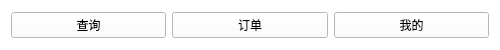
       <widget class="QWidget" name="widget_5" native="true">
        <property name="minimumSize">
         <size>
          <width>500</width>
          <height>50</height>
         </size>
        </property>
        <property name="maximumSize">
         <size>
          <width>500</width>
          <height>50</height>
         </size>
        </property>
        <property name="palette">
         <palette>
          <active>
           <colorrole role="WindowText">
            <brush brushstyle="SolidPattern">
             <color alpha="255">
              <red>0</red>
              <green>0</green>
              <blue>0</blue>
             </color>
            </brush>
           </colorrole>
           <colorrole role="Button">
            <brush brushstyle="SolidPattern">
             <color alpha="255">
              <red>255</red>
              <green>255</green>
              <blue>255</blue>
             </color>
            </brush>
           </colorrole>
           <colorrole role="Light">
            <brush brushstyle="SolidPattern">
             <color alpha="255">
              <red>255</red>
              <green>255</green>
              <blue>255</blue>
             </color>
            </brush>
           </colorrole>
           <colorrole role="Midlight">
            <brush brushstyle="SolidPattern">
             <color alpha="255">
              <red>255</red>
              <green>255</green>
              <blue>255</blue>
             </color>
            </brush>
           </colorrole>
           <colorrole role="Dark">
            <brush brushstyle="SolidPattern">
             <color alpha="255">
              <red>127</red>
              <green>127</green>
              <blue>127</blue>
             </color>
            </brush>
           </colorrole>
           <colorrole role="Mid">
            <brush brushstyle="SolidPattern">
             <color alpha="255">
              <red>170</red>
              <green>170</green>
              <blue>170</blue>
             </color>
            </brush>
           </colorrole>
           <colorrole role="Text">
            <brush brushstyle="SolidPattern">
             <color alpha="255">
              <red>0</red>
              <green>0</green>
              <blue>0</blue>
             </color>
            </brush>
           </colorrole>
           <colorrole role="BrightText">
            <brush brushstyle="SolidPattern">
             <color alpha="255">
              <red>255</red>
              <green>255</green>
              <blue>255</blue>
             </color>
            </brush>
           </colorrole>
           <colorrole role="ButtonText">
            <brush brushstyle="SolidPattern">
             <color alpha="255">
              <red>0</red>
              <green>0</green>
              <blue>0</blue>
             </color>
            </brush>
           </colorrole>
           <colorrole role="Base">
            <brush brushstyle="SolidPattern">
             <color alpha="255">
              <red>255</red>
              <green>255</green>
              <blue>255</blue>
             </color>
            </brush>
           </colorrole>
           <colorrole role="Window">
            <brush brushstyle="SolidPattern">
             <color alpha="255">
              <red>255</red>
              <green>255</green>
              <blue>255</blue>
             </color>
            </brush>
           </colorrole>
           <colorrole role="Shadow">
            <brush brushstyle="SolidPattern">
             <color alpha="255">
              <red>0</red>
              <green>0</green>
              <blue>0</blue>
             </color>
            </brush>
           </colorrole>
           <colorrole role="AlternateBase">
            <brush brushstyle="SolidPattern">
             <color alpha="255">
              <red>255</red>
              <green>255</green>
              <blue>255</blue>
             </color>
            </brush>
           </colorrole>
           <colorrole role="ToolTipBase">
            <brush brushstyle="SolidPattern">
             <color alpha="255">
              <red>255</red>
              <green>255</green>
              <blue>220</blue>
             </color>
            </brush>
           </colorrole>
           <colorrole role="ToolTipText">
            <brush brushstyle="SolidPattern">
             <color alpha="255">
              <red>0</red>
              <green>0</green>
              <blue>0</blue>
             </color>
            </brush>
           </colorrole>
           <colorrole role="PlaceholderText">
            <brush brushstyle="SolidPattern">
             <color alpha="128">
              <red>0</red>
              <green>0</green>
              <blue>0</blue>
             </color>
            </brush>
           </colorrole>
          </active>
          <inactive>
           <colorrole role="WindowText">
            <brush brushstyle="SolidPattern">
             <color alpha="255">
              <red>0</red>
              <green>0</green>
              <blue>0</blue>
             </color>
            </brush>
           </colorrole>
           <colorrole role="Button">
            <brush brushstyle="SolidPattern">
             <color alpha="255">
              <red>255</red>
              <green>255</green>
              <blue>255</blue>
             </color>
            </brush>
           </colorrole>
           <colorrole role="Light">
            <brush brushstyle="SolidPattern">
             <color alpha="255">
              <red>255</red>
              <green>255</green>
              <blue>255</blue>
             </color>
            </brush>
           </colorrole>
           <colorrole role="Midlight">
            <brush brushstyle="SolidPattern">
             <color alpha="255">
              <red>255</red>
              <green>255</green>
              <blue>255</blue>
             </color>
            </brush>
           </colorrole>
           <colorrole role="Dark">
            <brush brushstyle="SolidPattern">
             <color alpha="255">
              <red>127</red>
              <green>127</green>
              <blue>127</blue>
             </color>
            </brush>
           </colorrole>
           <colorrole role="Mid">
            <brush brushstyle="SolidPattern">
             <color alpha="255">
              <red>170</red>
              <green>170</green>
              <blue>170</blue>
             </color>
            </brush>
           </colorrole>
           <colorrole role="Text">
            <brush brushstyle="SolidPattern">
             <color alpha="255">
              <red>0</red>
              <green>0</green>
              <blue>0</blue>
             </color>
            </brush>
           </colorrole>
           <colorrole role="BrightText">
            <brush brushstyle="SolidPattern">
             <color alpha="255">
              <red>255</red>
              <green>255</green>
              <blue>255</blue>
             </color>
            </brush>
           </colorrole>
           <colorrole role="ButtonText">
            <brush brushstyle="SolidPattern">
             <color alpha="255">
              <red>0</red>
              <green>0</green>
              <blue>0</blue>
             </color>
            </brush>
           </colorrole>
           <colorrole role="Base">
            <brush brushstyle="SolidPattern">
             <color alpha="255">
              <red>255</red>
              <green>255</green>
              <blue>255</blue>
             </color>
            </brush>
           </colorrole>
           <colorrole role="Window">
            <brush brushstyle="SolidPattern">
             <color alpha="255">
              <red>255</red>
              <green>255</green>
              <blue>255</blue>
             </color>
            </brush>
           </colorrole>
           <colorrole role="Shadow">
            <brush brushstyle="SolidPattern">
             <color alpha="255">
              <red>0</red>
              <green>0</green>
              <blue>0</blue>
             </color>
            </brush>
           </colorrole>
           <colorrole role="AlternateBase">
            <brush brushstyle="SolidPattern">
             <color alpha="255">
              <red>255</red>
              <green>255</green>
              <blue>255</blue>
             </color>
            </brush>
           </colorrole>
           <colorrole role="ToolTipBase">
            <brush brushstyle="SolidPattern">
             <color alpha="255">
              <red>255</red>
              <green>255</green>
              <blue>220</blue>
             </color>
            </brush>
           </colorrole>
           <colorrole role="ToolTipText">
            <brush brushstyle="SolidPattern">
             <color alpha="255">
              <red>0</red>
              <green>0</green>
              <blue>0</blue>
             </color>
            </brush>
           </colorrole>
           <colorrole role="PlaceholderText">
            <brush brushstyle="SolidPattern">
             <color alpha="128">
              <red>0</red>
              <green>0</green>
              <blue>0</blue>
             </color>
            </brush>
           </colorrole>
          </inactive>
          <disabled>
           <colorrole role="WindowText">
            <brush brushstyle="SolidPattern">
             <color alpha="255">
              <red>127</red>
              <green>127</green>
              <blue>127</blue>
             </color>
            </brush>
           </colorrole>
           <colorrole role="Button">
            <brush brushstyle="SolidPattern">
             <color alpha="255">
              <red>255</red>
              <green>255</green>
              <blue>255</blue>
             </color>
            </brush>
           </colorrole>
           <colorrole role="Light">
            <brush brushstyle="SolidPattern">
             <color alpha="255">
              <red>255</red>
              <green>255</green>
              <blue>255</blue>
             </color>
            </brush>
           </colorrole>
           <colorrole role="Midlight">
            <brush brushstyle="SolidPattern">
             <color alpha="255">
              <red>255</red>
              <green>255</green>
              <blue>255</blue>
             </color>
            </brush>
           </colorrole>
           <colorrole role="Dark">
            <brush brushstyle="SolidPattern">
             <color alpha="255">
              <red>127</red>
              <green>127</green>
              <blue>127</blue>
             </color>
            </brush>
           </colorrole>
           <colorrole role="Mid">
            <brush brushstyle="SolidPattern">
             <color alpha="255">
              <red>170</red>
              <green>170</green>
              <blue>170</blue>
             </color>
            </brush>
           </colorrole>
           <colorrole role="Text">
            <brush brushstyle="SolidPattern">
             <color alpha="255">
              <red>127</red>
              <green>127</green>
              <blue>127</blue>
             </color>
            </brush>
           </colorrole>
           <colorrole role="BrightText">
            <brush brushstyle="SolidPattern">
             <color alpha="255">
              <red>255</red>
              <green>255</green>
              <blue>255</blue>
             </color>
            </brush>
           </colorrole>
           <colorrole role="ButtonText">
            <brush brushstyle="SolidPattern">
             <color alpha="255">
              <red>127</red>
              <green>127</green>
              <blue>127</blue>
             </color>
            </brush>
           </colorrole>
           <colorrole role="Base">
            <brush brushstyle="SolidPattern">
             <color alpha="255">
              <red>255</red>
              <green>255</green>
              <blue>255</blue>
             </color>
            </brush>
           </colorrole>
           <colorrole role="Window">
            <brush brushstyle="SolidPattern">
             <color alpha="255">
              <red>255</red>
              <green>255</green>
              <blue>255</blue>
             </color>
            </brush>
           </colorrole>
           <colorrole role="Shadow">
            <brush brushstyle="SolidPattern">
             <color alpha="255">
              <red>0</red>
              <green>0</green>
              <blue>0</blue>
             </color>
            </brush>
           </colorrole>
           <colorrole role="AlternateBase">
            <brush brushstyle="SolidPattern">
             <color alpha="255">
              <red>255</red>
              <green>255</green>
              <blue>255</blue>
             </color>
            </brush>
           </colorrole>
           <colorrole role="ToolTipBase">
            <brush brushstyle="SolidPattern">
             <color alpha="255">
              <red>255</red>
              <green>255</green>
              <blue>220</blue>
             </color>
            </brush>
           </colorrole>
           <colorrole role="ToolTipText">
            <brush brushstyle="SolidPattern">
             <color alpha="255">
              <red>0</red>
              <green>0</green>
              <blue>0</blue>
             </color>
            </brush>
           </colorrole>
           <colorrole role="PlaceholderText">
            <brush brushstyle="SolidPattern">
             <color alpha="128">
              <red>0</red>
              <green>0</green>
              <blue>0</blue>
             </color>
            </brush>
           </colorrole>
          </disabled>
         </palette>
        </property>
        <layout class="QHBoxLayout" name="horizontalLayout">
         <item>
          <widget class="QPushButton" name="pushButton_query">
           <property name="text">
            <string>查询</string>
           </property>
          </widget>
         </item>
         <item>
          <widget class="QPushButton" name="pushButton_order">
           <property name="text">
            <string>订单</string>
           </property>
          </widget>
         </item>
         <item>
          <widget class="QPushButton" name="pushButton_mine">
           <property name="text">
            <string>我的</string>
           </property>
          </widget>
         </item>
        </layout>
       </widget>
